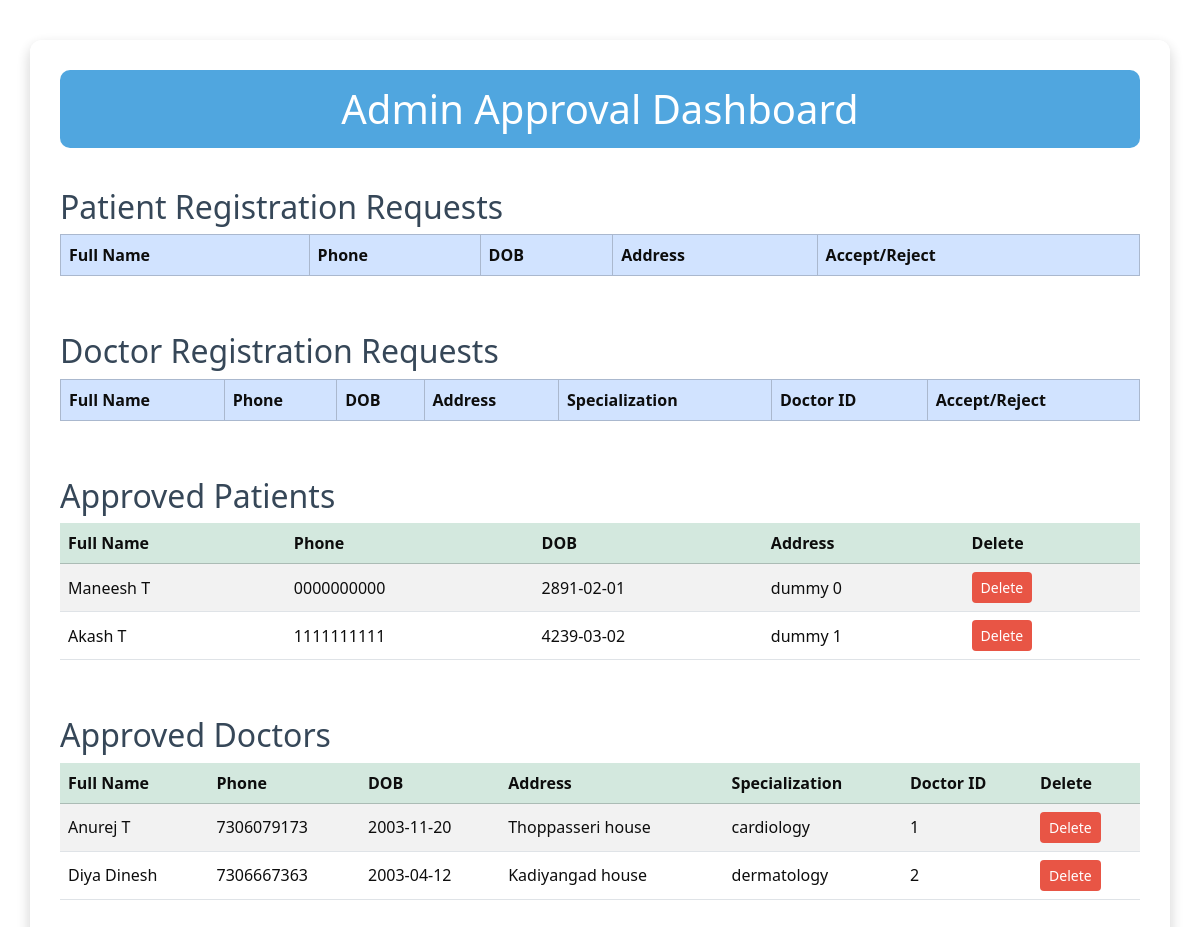
The app's page /adminlogged (signed in), older data.
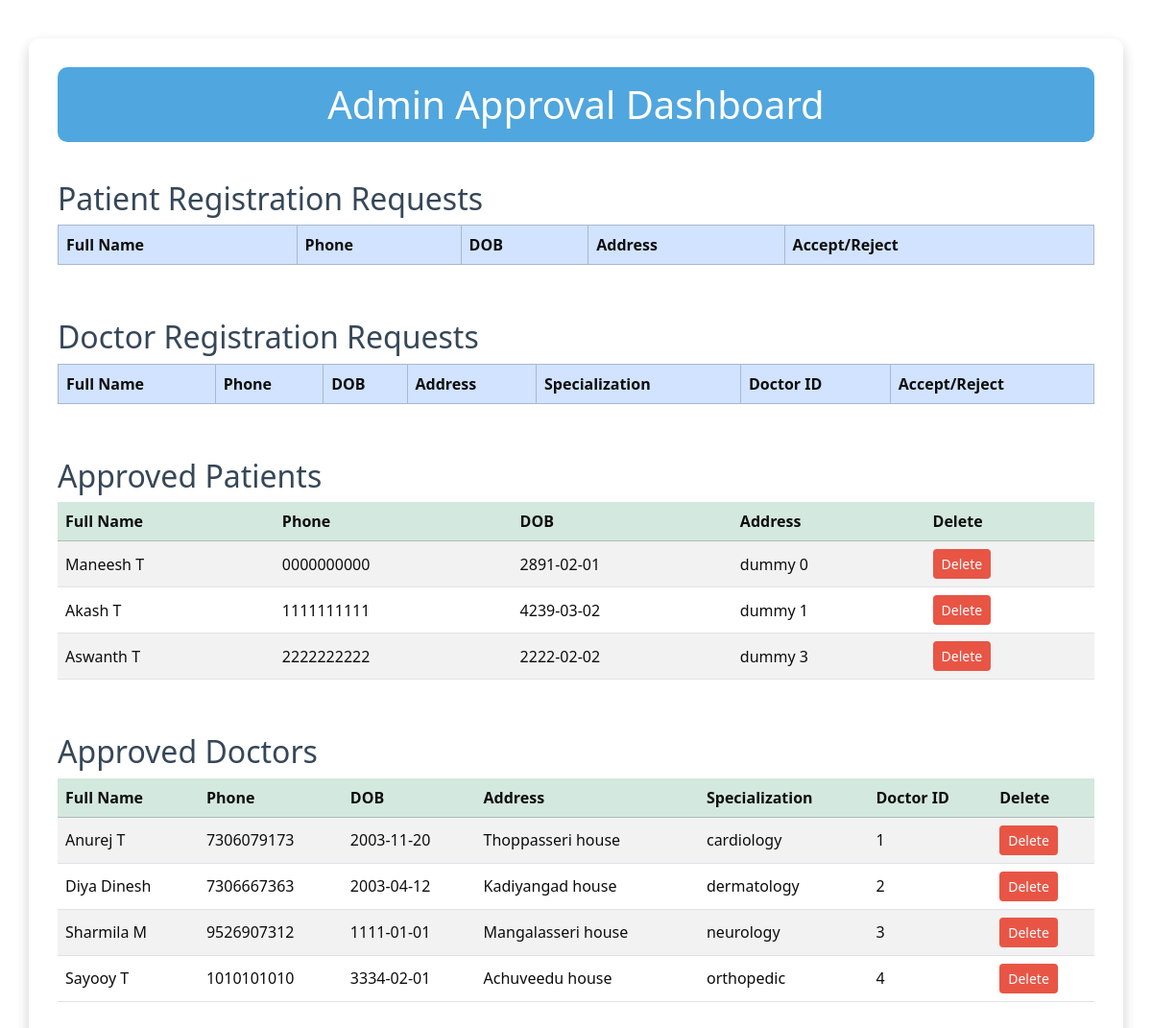
The same page, newer data.
### models.py (models this page shows)
class Patient(db.Model):
    id = db.Column(db.Integer, primary_key = True)
    full_name = db.Column(db.String())
    phone_no = db.Column(db.String(), unique = True, nullable = False)
    dob = db.Column(db.Date)
    address = db.Column(db.String())
    password = db.Column(db.String())
    is_approved = db.Column(db.Boolean(), default = False)
    appointments = db.relationship('Appointment', backref = 'patient')

class Doctor(db.Model):
    id = db.Column(db.Integer, primary_key = True)
    full_name = db.Column(db.String())
    phone_no = db.Column(db.String(), unique = True, nullable = False)
    dob = db.Column(db.Date)
    address = db.Column(db.String())
    password = db.Column(db.String())
    doct_id = db.Column(db.String(), unique = True)
    specialization = db.Column(db.String())
    is_approved = db.Column(db.Boolean, default = False)
    appointments = db.relationship('Appointment', backref='doctor')

### app.py (the view)
@app.route('/adminlogged')
def admin_logged():
    if not session.get('admin_logged_in'):
        return redirect('logadmin')
    pending_patients = Patient.query.filter_by(is_approved = False).all()
    approved_patients = Patient.query.filter_by(is_approved = True).all()
    pending_doctors = Doctor.query.filter_by(is_approved = False).all()
    approved_doctors = Doctor.query.filter_by(is_approved = True).all()
    return render_template('adminlogged.html', doctors = pending_doctors, approved_doctors = approved_doctors, patients = pending_patients, approved_patients = approved_patients)

### templates/adminlogged.html (shortened to what this page needs)
<!DOCTYPE html>
<html lang="en">
<head>
    <link href="https://cdn.jsdelivr.net/npm/bootstrap@5.3.3/dist/css/bootstrap.min.css" rel="stylesheet">
</head>
<body>
    <div class="container dashboard-container">
        <h1>Admin Approval Dashboard</h1>
        <h2>Patient Registration Requests</h2>
        <div class="table-responsive">
            <table class="table table-bordered table-hover align-middle">
                <thead class="table-primary">
                    <tr>
                        <th>Full Name</th>
                        <th>Phone</th>
                        <th>DOB</th>
                        <th>Address</th>
                        <th>Accept/Reject</th>
                    </tr>
                </thead>
            </table>
        </div>
        <h2>Doctor Registration Requests</h2>
        <div class="table-responsive">
            <table class="table table-bordered table-hover align-middle">
                <thead class="table-primary">
                    <tr>
                        <th>Full Name</th>
                        <th>Phone</th>
                        <th>DOB</th>
                        <th>Address</th>
                        <th>Specialization</th>
                        <th>Doctor ID</th>
                        <th>Accept/Reject</th>
                    </tr>
                </thead>
            </table>
        </div>
        <h2>Approved Patients</h2>
        <div class="table-responsive">
            <table class="table table-striped align-middle">
                <thead class="table-success">
                    <tr>
                        <th>Full Name</th>
                        <th>Phone</th>
                        <th>DOB</th>
                        <th>Address</th>
                        <th>Delete</th>
                    </tr>
                </thead>
                <tbody>
                    {% for patient in approved_patients %}
                    <tr>
                        <td>{{ patient.full_name }}</td>
                        <td>{{ patient.phone_no }}</td>
                        <td>{{ patient.dob }}</td>
                        <td>{{ patient.address }}</td>
                        <td>
                            <form action="/delete_patient/{{ patient.id }}" method="POST" class="d-inline">
                                <button type="submit" class="btn btn-sm btn-delete" onclick="return confirm('Are you sure to delete?')">Delete</button>
                            </form>
                        </td>
                    </tr>
                    {% endfor %}
                </tbody>
            </table>
        </div>
        <h2>Approved Doctors</h2>
        <div class="table-responsive">
            <table class="table table-striped align-middle">
                <thead class="table-success">
                    <tr>
                        <th>Full Name</th>
                        <th>Phone</th>
                        <th>DOB</th>
                        <th>Address</th>
                        <th>Specialization</th>
                        <th>Doctor ID</th>
                        <th>Delete</th>
                    </tr>
                </thead>
                <tbody>
                    {% for doctor in approved_doctors %}
                    <tr>
                        <td>{{ doctor.full_name }}</td>
                        <td>{{ doctor.phone_no }}</td>
                        <td>{{ doctor.dob }}</td>
                        <td>{{ doctor.address }}</td>
                        <td>{{ doctor.specialization }}</td>
                        <td>{{ doctor.doct_id }}</td>
                        <td>
                            <form action="/delete_doctor/{{ doctor.id }}" method="POST" class="d-inline">
                                <button type="submit" class="btn btn-sm btn-delete" onclick="return confirm('Are you sure to delete?')">Delete</button>
                            </form>
                        </td>
                    </tr>
                    {% endfor %}
                </tbody>
            </table>
        </div>
    </div>
</body>
</html>

Row changes from the older to the newer data that the page shows:
added Patient: full_name "Aswanth T", phone_no "2222222222", dob "2222-02-02", address "dummy 3"
added Doctor: full_name "Sharmila M", phone_no "9526907312", dob "1111-01-01", address "Mangalasseri house", specialization "neurology", doct_id "3"
added Doctor: full_name "Sayooy T", phone_no "1010101010", dob "3334-02-01", address "Achuveedu house", specialization "orthopedic", doct_id "4"
